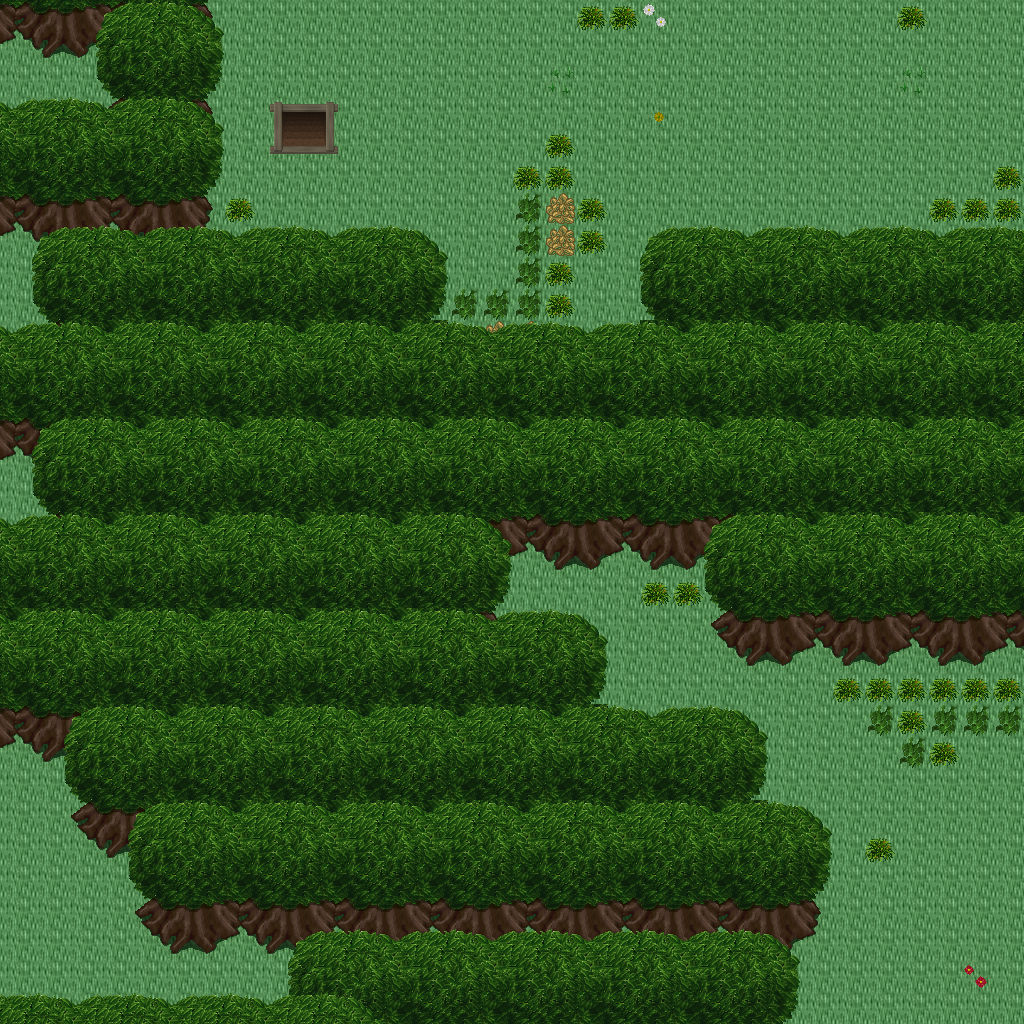

This game map was drawn from its Tiled (.tmx) file and the tilesets committed beside it. A one-line description and the trimmed map source follow:
An orthogonal 32x32 tile map with 32x32 px tiles, 5 tile layers (Ground, Objects, Objects2, Above, ...), 1 hidden layer not drawn, 32 tilesets.

<map version="1.10" tiledversion="1.11.0" orientation="orthogonal" renderorder="right-down" width="32" height="32" tilewidth="32" tileheight="32" infinite="0" nextlayerid="11" nextobjectid="1">
 <tileset firstgid="1" name="building_wall_int_wall_pale" tilewidth="32" tileheight="32" tilecount="16" columns="2">
  <image source="../drawable/building_wall_int_wall_pale.png" width="64" height="256" />
 </tileset>
 <tileset firstgid="17" name="ground_ground" tilewidth="32" tileheight="32" tilecount="33" columns="3">
  <image source="../drawable/ground_ground.png" width="96" height="352" />
 </tileset>
 <tileset firstgid="50" name="plant_bush_bushes" tilewidth="32" tileheight="32" tilecount="10" columns="5">
  <image source="../drawable/plant_bush_bushes.png" width="160" height="64" />
 </tileset>
 <tileset firstgid="60" name="plant_flower_daisy_blue" tilewidth="32" tileheight="32" tilecount="8" columns="2">
  <image source="../drawable/plant_flower_daisy_blue.png" width="64" height="128" />
 </tileset>
 <tileset firstgid="68" name="plant_flower_daisy_red" tilewidth="32" tileheight="32" tilecount="8" columns="2">
  <image source="../drawable/plant_flower_daisy_red.png" width="64" height="128" />
 </tileset>
 <tileset firstgid="76" name="plant_flower_daisy_white" tilewidth="32" tileheight="32" tilecount="8" columns="2">
  <image source="../drawable/plant_flower_daisy_white.png" width="64" height="128" />
 </tileset>
 <tileset firstgid="84" name="plant_flower_daisy_yellow" tilewidth="32" tileheight="32" tilecount="8" columns="2">
  <image source="../drawable/plant_flower_daisy_yellow.png" width="64" height="128" />
 </tileset>
 <tileset firstgid="92" name="plant_tree_tree_green" tilewidth="32" tileheight="32" tilecount="88" columns="8">
  <image source="../drawable/plant_tree_tree_green.png" width="256" height="352" />
 </tileset>
 <tileset firstgid="180" name="ground_ladder_steps" tilewidth="32" tileheight="32" tilecount="6" columns="3">
  <image source="../drawable/ground_ladder_steps.png" width="96" height="64" />
 </tileset>
 <tileset firstgid="186" name="building_fence_wooden_brown_fence" tilewidth="32" tileheight="32" tilecount="42" columns="7">
  <image source="../drawable/building_fence_wooden_brown_fence.png" width="224" height="192" />
 </tileset>
 <tileset firstgid="228" name="ground_earth_edges" tilewidth="32" tileheight="32" tilecount="18" columns="6">
  <image source="../drawable/ground_earth_edges.png" width="192" height="96" />
 </tileset>
 <tileset firstgid="246" name="ground_grass_edges" tilewidth="32" tileheight="32" tilecount="36" columns="12">
  <image source="../drawable/ground_grass_edges.png" width="384" height="96" />
 </tileset>
 <tileset firstgid="282" name="ground_grass_corners" tilewidth="32" tileheight="32" tilecount="24" columns="6">
  <image source="../drawable/ground_grass_corners.png" width="192" height="128" />
 </tileset>
 <tileset firstgid="306" name="logic_collision" tilewidth="32" tileheight="32" tilecount="1" columns="1">
  <image source="../drawable/logic_collision.png" width="32" height="32" />
 </tileset>
 <tileset firstgid="307" name="plant_tree_apple_tree" tilewidth="32" tileheight="32" tilecount="9" columns="3">
  <image source="../drawable/plant_tree_apple_tree.png" width="96" height="96" />
 </tileset>
 <tileset firstgid="316" name="plant_flower_pointed_yellow" tilewidth="32" tileheight="32" tilecount="2" columns="2">
  <image source="../drawable/plant_flower_pointed_yellow.png" width="64" height="32" />
 </tileset>
 <tileset firstgid="318" name="plant_flower_planted_containers" tilewidth="32" tileheight="32" tilecount="16" columns="4">
  <image source="../drawable/plant_flower_planted_containers.png" width="128" height="128" />
 </tileset>
 <tileset firstgid="334" name="item_firewood" tilewidth="32" tileheight="32" tilecount="12" columns="3">
  <image source="../drawable/item_firewood.png" width="96" height="128" />
 </tileset>
 <tileset firstgid="346" name="plant_flower_hothouse_flowers" tilewidth="32" tileheight="32" tilecount="72" columns="6">
  <image source="../drawable/plant_flower_hothouse_flowers.png" width="192" height="384" />
 </tileset>
 <tileset firstgid="418" name="ground_water_pool" tilewidth="32" tileheight="32" tilecount="72" columns="3">
  <image source="../drawable/ground_water_pool.png" width="96" height="768" />
 </tileset>
 <tileset firstgid="490" name="ground_rock_rubble" tilewidth="32" tileheight="32" tilecount="9" columns="3">
  <image source="../drawable/ground_rock_rubble.png" width="96" height="96" />
 </tileset>
 <tileset firstgid="499" name="logic_portal" tilewidth="32" tileheight="32" tilecount="24" columns="8">
  <image source="../drawable/logic_portal.png" width="256" height="96" />
 </tileset>
 <tileset firstgid="523" name="logic_creature_animal" tilewidth="32" tileheight="32" tilecount="32" columns="8">
  <image source="../drawable/logic_creature_animal.png" width="256" height="128" />
 </tileset>
 <tileset firstgid="555" name="logic_item_resources" tilewidth="32" tileheight="32" tilecount="6" columns="6">
  <image source="../drawable/logic_item_resources.png" width="192" height="32" />
 </tileset>
 <tileset firstgid="561" name="ground_rock_rocks_3" tilewidth="32" tileheight="32" tilecount="16" columns="4">
  <image source="../drawable/ground_rock_rocks_3.png" width="128" height="128" />
 </tileset>
 <tileset firstgid="577" name="ground_rock_rocks" tilewidth="32" tileheight="32" tilecount="4" columns="2">
  <image source="../drawable/ground_rock_rocks.png" width="64" height="64" />
 </tileset>
 <tileset firstgid="581" name="logic_item_fruits" tilewidth="32" tileheight="32" tilecount="16" columns="8">
  <image source="../drawable/logic_item_fruits.png" width="256" height="64" />
 </tileset>
 <tileset firstgid="597" name="item_postbox" tilewidth="32" tileheight="32" tilecount="4" columns="2">
  <image source="../drawable/item_postbox.png" width="64" height="64" />
 </tileset>
 <tileset firstgid="601" name="plant_tree_umbrella_thorn" tilewidth="32" tileheight="32" tilecount="18" columns="6">
  <image source="../drawable/plant_tree_umbrella_thorn.png" width="192" height="96" />
 </tileset>
 <tileset firstgid="619" name="plant_grasses" tilewidth="32" tileheight="32" tilecount="6" columns="3">
  <image source="../drawable/plant_grasses.png" width="96" height="64" />
 </tileset>
 <tileset firstgid="625" name="building_house_pink_blue" tilewidth="32" tileheight="32" tilecount="99" columns="11">
  <image source="../drawable/building_house_pink_blue.png" width="352" height="288" />
 </tileset>
 <tileset firstgid="724" name="logic_creature_fowl" tilewidth="32" tileheight="32" tilecount="6" columns="6">
  <image source="../drawable/logic_creature_fowl.png" width="192" height="32" />
 </tileset>
 <layer id="1" name="Ground" width="32" height="32">
  <data>[1024 cells, 1024 non-empty, 1 distinct tile ids]</data>
 </layer>
 <layer id="2" name="Objects" width="32" height="32">
  <data>[1024 cells, 147 non-empty, 24 distinct tile ids]</data>
 </layer>
 <layer id="3" name="Objects2" width="32" height="32">
  <data>[1024 cells, 40 non-empty, 3 distinct tile ids]</data>
 </layer>
 <layer id="4" name="Above" width="32" height="32">
  <data>[1024 cells, 621 non-empty, 20 distinct tile ids]</data>
 </layer>
 <layer id="5" name="Above2" width="32" height="32">
  <data>[1024 cells, 3 non-empty, 3 distinct tile ids]</data>
 </layer>
 <layer id="6" name="Walkable" width="32" height="32" visible="0">
  <data>[1024 cells, 647 non-empty, 1 distinct tile ids]</data>
 </layer>
 <objectgroup id="7" name="Mapevents" />
 <objectgroup id="8" name="Spawn" />
 <objectgroup id="9" name="Keys" />
 <objectgroup id="10" name="Replace" />
</map>
